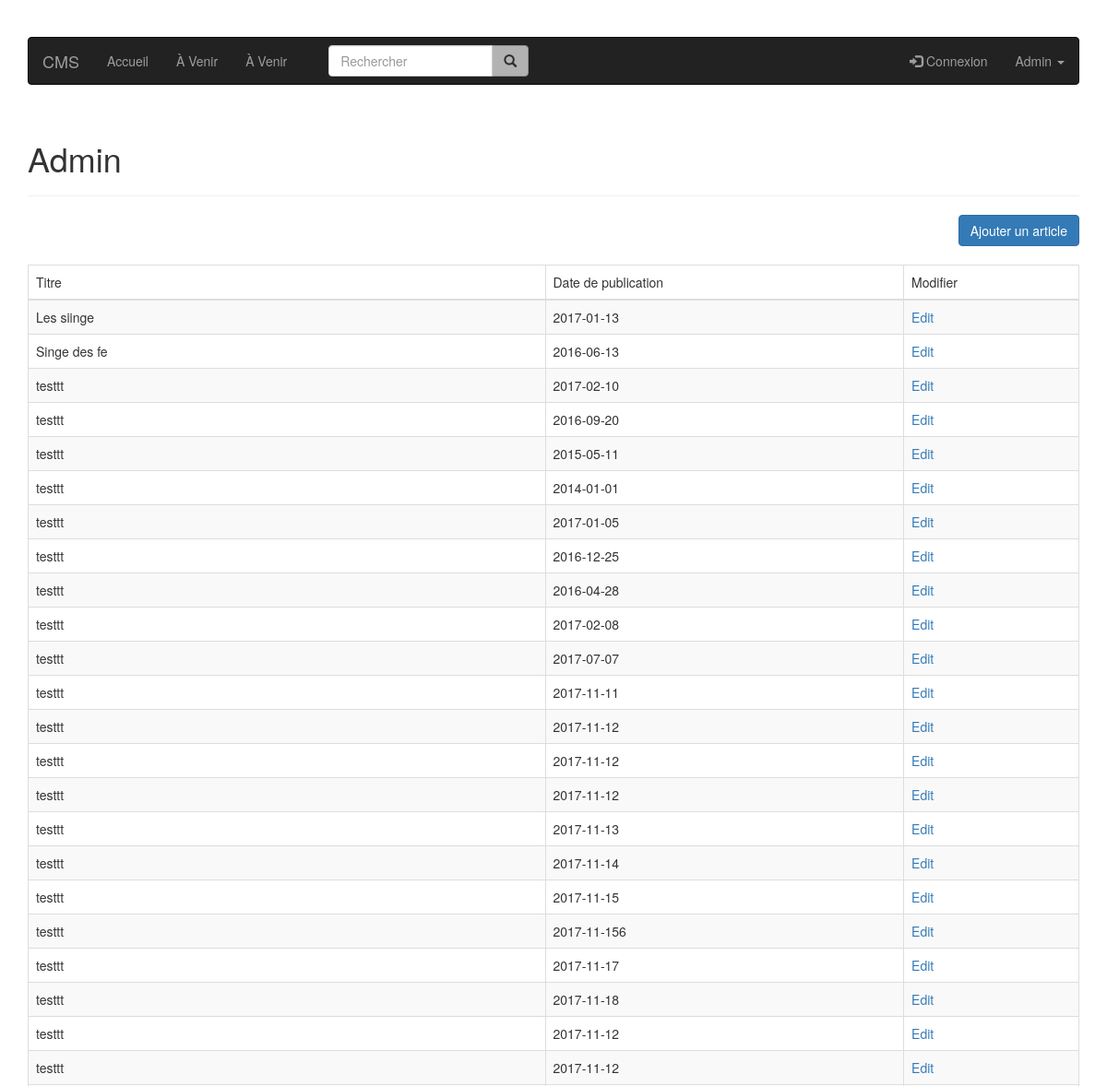
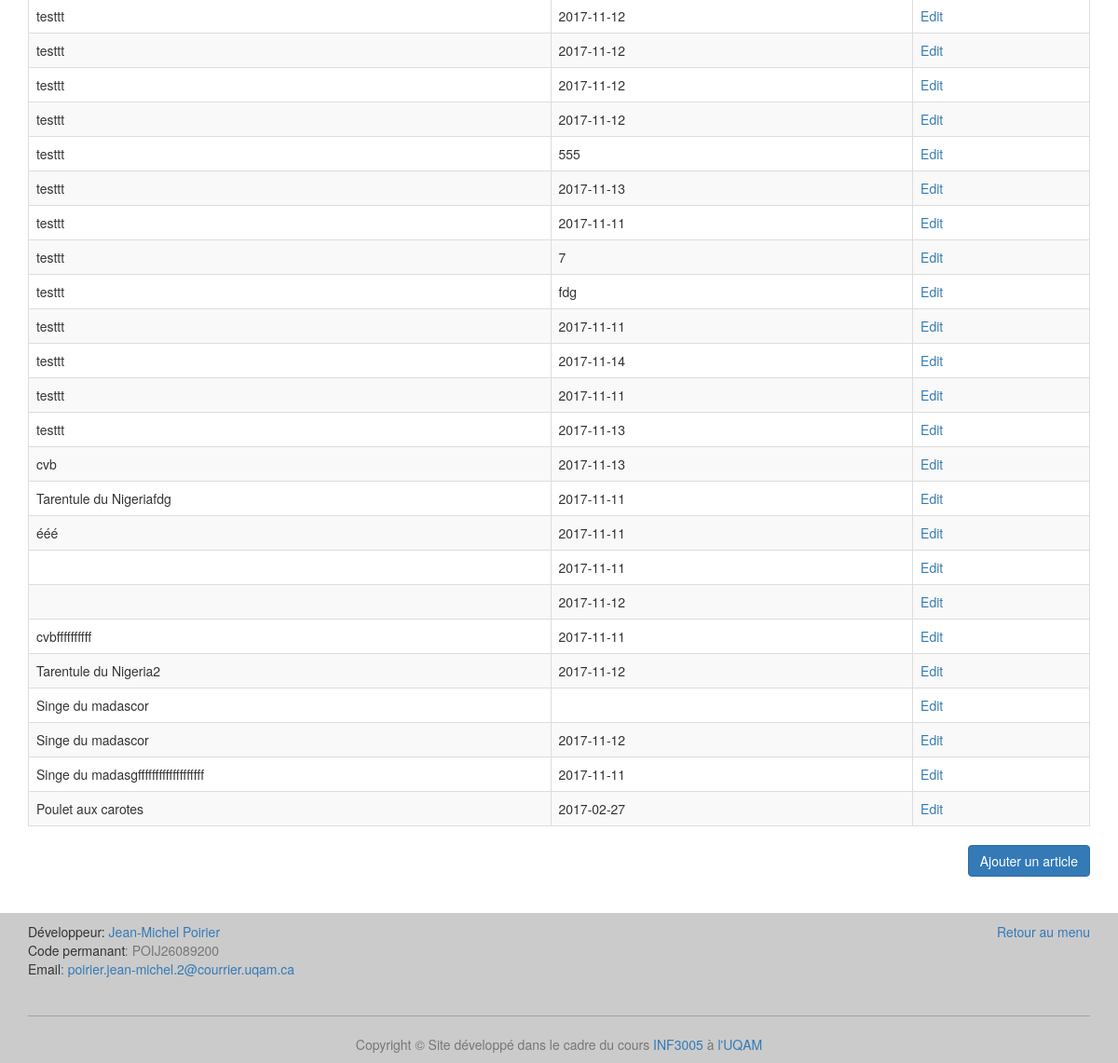
/admin, run on an earlier commit of the app's database (2 pictures, top to bottom).
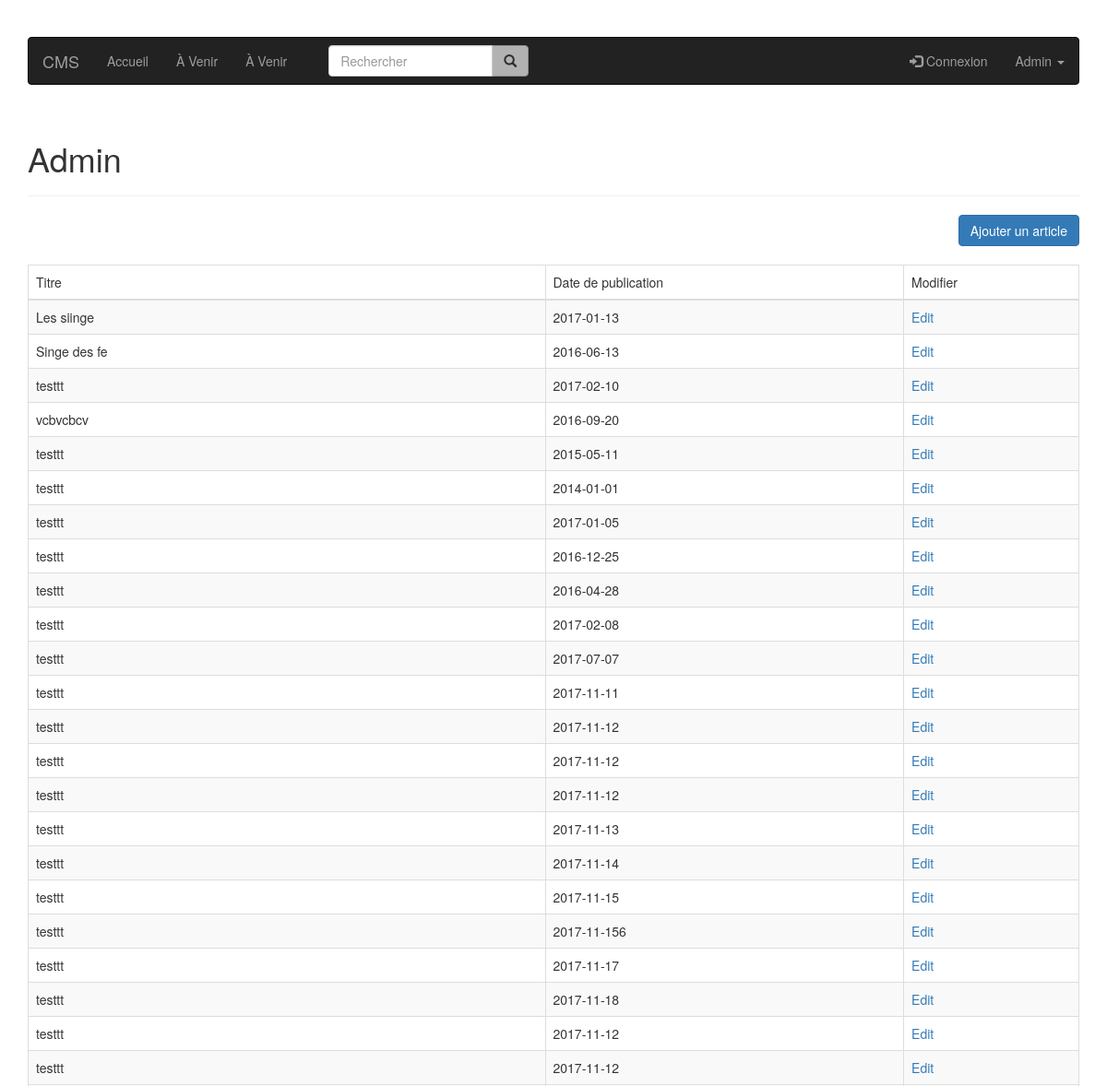
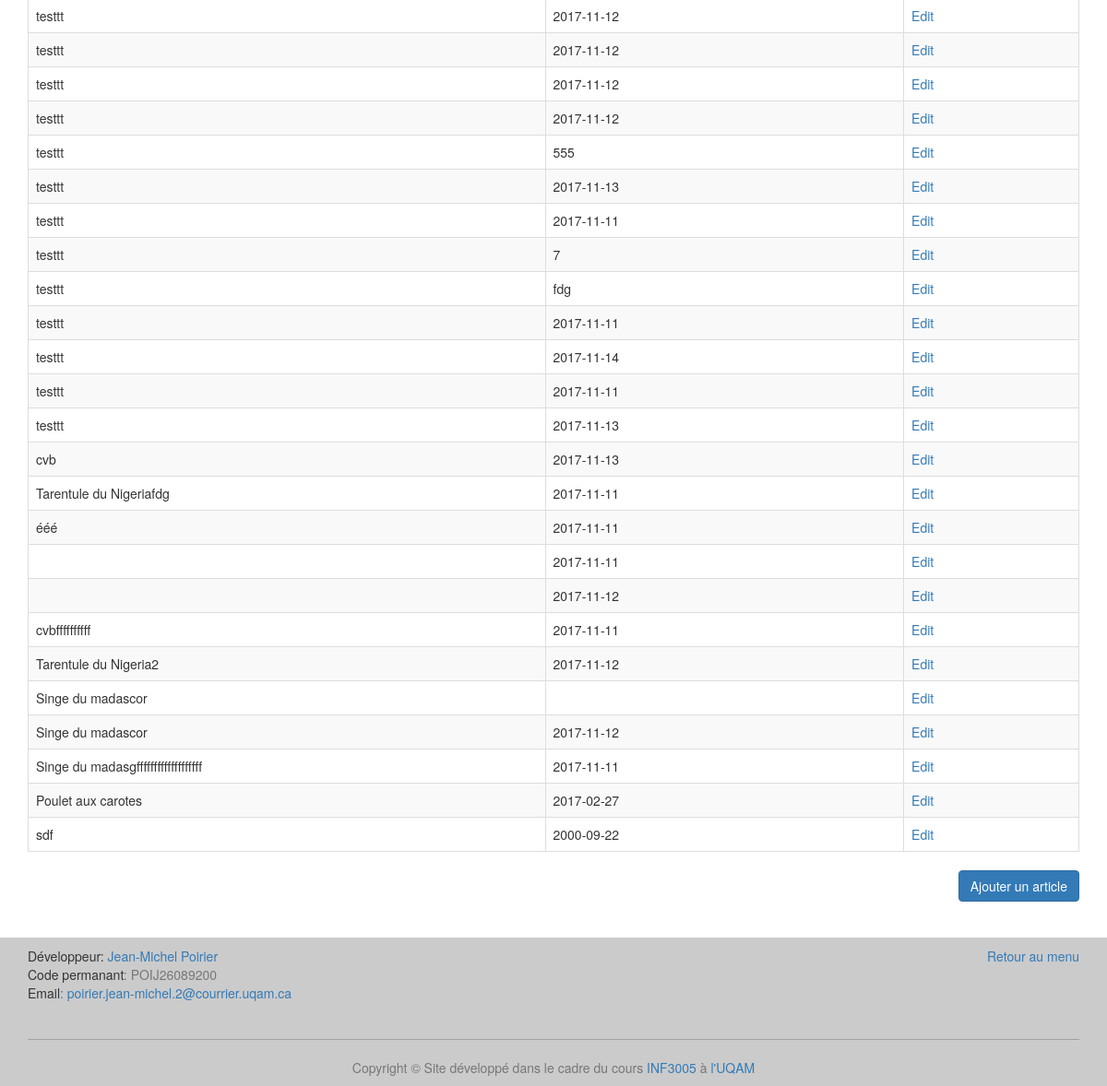
And on a later commit of the database (2 pictures, top to bottom).
### tables this page shows
CREATE TABLE article (
  id integer primary key,
  titre varchar(100),
  identifiant varchar(50),
  auteur varchar(100),
  date_publication text,
  paragraphe varchar(500)
);

### index.py (the view)
@app.route('/admin')
def admin_page():
    articles = get_db().get_all_articles()
    return render_template('admin.html', articles=articles)

### article.py (called while the page is built)
    def get_all_articles(self):
        cursor = self.get_connection2().cursor()
        cursor.execute("SELECT titre, identifiant, date_publication "
                       "FROM article")
        article = cursor.fetchall()
        return article

### database.py (called while the page is built)
    def get_connection2(self):
        if self.connection is None:
            self.connection = sqlite3.connect('db/db.db')
            self.connection.row_factory = sqlite3.Row
        return self.connection

    def disconnect(self):
        if self.connection is not None:
            self.connection.close()

### index.py (called while the page is built)
def get_db():
    db = getattr(g, '_database', None)
    if db is None:
        g._database = Article()
    return g._database

@app.teardown_appcontext
def close_connection(exception):
    db = getattr(g, '_database', None)
    if db is not None:
        db.disconnect()

### templates/admin.html (shortened to what this page needs)
{% extends "layout.html" %}
{% block content %}
    <h1>Admin</h1>
    <hr class="divider">
    <div class="text-right">
        <a class="btn btn-primary" style="margin-bottom: 20px;" href="/admin-form">Ajouter un article</a>
    </div>
    <table class="table table-striped table-bordered">
        <thead>
        <td>Titre</td>
        <td>Date de publication</td>
        <td>Modifier</td>
        </thead>
        {% for article in articles %}
            <tr>
                <td>{{ article["titre"] }}</td>
                <td>{{ article["date_publication"] }}</td>
                <td><a href="/admin-modifier/{{ article["identifiant"] }}">Edit</a></td>
            </tr>
        {% endfor %}
    </table>
    <div class="text-right">
        <a class="btn btn-primary" href="/admin-form">Ajouter un article</a>
    </div>
{% endblock %}

### templates/layout.html (shortened to what this page needs)
<!DOCTYPE html>
<html lang="fr">
<head>
    <link rel="stylesheet" type="text/css" href="/vendor/bootstrap/css/bootstrap.min.css">
    <link rel="stylesheet" type="text/css" href="/vendor/bootstrap/css/maclasse.css">
</head>
<body>
<header id="top">
    <div class="container nav-padd">
        <nav class="navbar navbar-inverse">
            <div class="container-fluid">
                <div class="navbar-header">
                    <a class="navbar-brand" href="/">CMS</a>
                </div>
                <ul class="nav navbar-nav">
                    <li>
                        <a href="/">Accueil</a>
                    </li>
                    <li>
                        <a href="#">À Venir</a>
                    </li>
                    <li>
                        <a href="#">À Venir</a>
                    </li>
                </ul>
                <div class="col-sm-3 col-md-3">
                    <form class="navbar-form" role="search" method="post" action="/recherche">
                        <div class="input-group">
                            <input name="rechercher" type="text" id="rechercheid" class="form-control" placeholder="Rechercher">
                            <div class="input-group-btn">
                                <button id="recherButton" class="btn btn-default" type="submit" title="Écrit quelque chose..."><i class="glyphicon glyphicon-search"></i></button>
                            </div>
                        </div>
                    </form>
                </div>
                <ul class="nav navbar-nav navbar-right">
                    <li>
                        <a href="#"><span class="glyphicon glyphicon-log-in"></span> Connexion</a>
                    </li>
                    <li class="dropdown">
                        <a href="#" class="dropdown-toggle" data-toggle="dropdown">Admin <span class="caret"></span></a>
                    </li>
                </ul>
            </div>
        </nav>
    </div>
</header>
<div class="container container-padd">
    {% block content %}{% endblock %}
</div>
<footer class="footer">
    <div class="container">
        <div class="row">
            <div class="col-md-6 col-sm-12">
                <address>
                    <span class="souligner">Développeur</span>: <a href="mailto:poirier.jean-michel.2@courrier.uqam.ca">Jean-Michel Poirier</a>
                    <br>
                    <span class="souligner">Code permanant</span><span class="text-muted">: POIJ26089200</span>
                    <br>
                    <span class="souligner">Email</span><a href="mailto:poirier.jean-michel.2@courrier.uqam.ca">: poirier.jean-michel.2@courrier.uqam.ca</a>
                </address>
            </div>
            <div class="col-md-6 col-sm-12 text-right">
                <a href="#top">Retour au menu</a>
            </div>
        </div>
        <hr class="hrfooter">
        <div class="row">
            <div class="col-md-12 col-sm-12 text-center text-muted">
                Copyright &copy; Site développé dans le cadre du cours <a href="http://www.etudier.uqam.ca/cours?sigle=INF3005" target="_blank">INF3005</a> à <a href="http://www.uqam.ca/" target="_blank">l'UQAM</a>
            </div>
        </div>
    </div>
</footer>
</body>
</html>

What changed in the data, as far as the page shows it:
changed article: titre "testtt" → "vcbvcbcv"
added article: titre "sdf", date_publication "2000-09-22"
